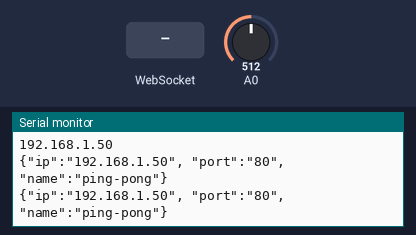
Bench run of a sketch on a simulated ESP8266 (NodeMCU). On the bench: the last lines printed to the serial monitor. The test bench sets the inputs (shaded band); at power-on: A0 = 512. WiFi joins after 1.5 s; servers stay silent unless stated.

Above: at 2.7 s.
2.8 s: WebSocket text "Game over" received
At 3.4 s:
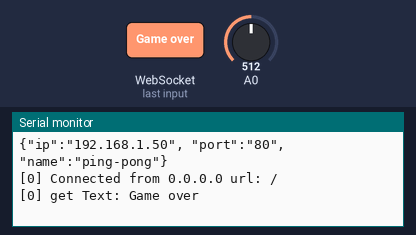
4.3 s: WebSocket text "#" received
At 5.5 s:
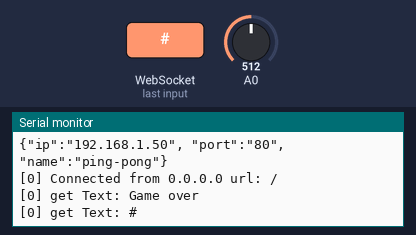
5.8 s: WebSocket text "5" received
At 6.9 s:
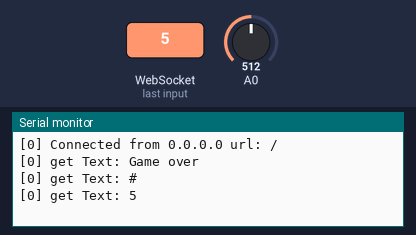

Measured:
- after the input at 2.8 s, the serial monitor: prints a new line at once (image 1)
- after the input at 4.3 s, the serial monitor: prints a new line at once (image 2)
- after the input at 5.8 s, the serial monitor: prints a new line at once (image 3)

The sketch:

ping_pong.ino
```cpp
/*
 * Lucas Berbesson for La Fabrique DIY
 *
 *
 */

#include <Arduino.h>

#include <ESP8266WiFi.h>
#include <ESP8266WiFiMulti.h>
#include <WebSocketsServer.h>
#include <ESP8266WebServer.h>
#include <ESP8266mDNS.h>
#include <Hash.h>
#include <DNSServer.h>
#include <ESP8266WebServer.h>
#include <WiFiManager.h>
#include <EEPROM.h>
#include "play.h"
WiFiUDP Udp;
char  replyPacekt[64] = "";
IPAddress ipBroadCast(255, 255, 255, 255);
unsigned int localUdpPort = 8000;
boolean sendUdpPacket = true;
int knockReading = 0;      // variable to store the value read from the sensor pin
const int knockSensor = A0; // the piezo is connected to analog pin 0
const int threshold = 15;  // threshold value to decide when the detected sound is a knock or not
int score = 0;
unsigned long last_bounce = 0;
boolean playing = false;
boolean firstBounce = true;
unsigned long previousMillis = 0;
#define USE_SERIAL Serial

ESP8266WiFiMulti WiFiMulti;

ESP8266WebServer server = ESP8266WebServer(80);
WebSocketsServer webSocket = WebSocketsServer(81);

void webSocketEvent(uint8_t num, WStype_t type, uint8_t * payload, size_t lenght) {

    switch(type) {
        case WStype_DISCONNECTED:
            USE_SERIAL.printf("[%u] Disconnected!\n", num);
            break;
        case WStype_CONNECTED: {
            IPAddress ip = webSocket.remoteIP(num);
            USE_SERIAL.printf("[%u] Connected from %d.%d.%d.%d url: %s\n", num, ip[0], ip[1], ip[2], ip[3], payload);

            // send message to client
            webSocket.sendTXT(num, "Ready!");
        }
            break;
        case WStype_TEXT:
            USE_SERIAL.printf("[%u] get Text: %s\n", num, payload);

            if(payload[0] == '#') {
                // we get RGB data

                // decode rgb data
                uint32_t rgb = (uint32_t) strtol((const char *) &payload[1], NULL, 16);

            }

            break;
    }

}

void setup() {
    USE_SERIAL.begin(115200);
     WiFiManager wifiManager;
    // wifiManager.resetSettings();
     wifiManager.autoConnect("Ping Pong");
     Serial.println("connected...yeey :)");
     Serial.println( WiFi.SSID().c_str());
     Serial.println(WiFi.psk().c_str());
    //String ssid1 = WiFi.SSID().c_str();
    wifiManager.setConfigPortalTimeout(180);

    // start webSocket server
     Udp.begin(localUdpPort);
    webSocket.begin();
    webSocket.onEvent(webSocketEvent);

    if(MDNS.begin("esp8266")) {
        USE_SERIAL.println("MDNS responder started");
        USE_SERIAL.println(WiFi.localIP());
    }
IPAddress myIP = WiFi.localIP();
    String myStr = String(myIP[0]) + "." +
                   String(myIP[1]) + "." +
                   String(myIP[2]) + "." +
                   String(myIP[3]);

  USE_SERIAL.println(myStr);
String msg = "{\"ip\":\"";
       msg+= myStr;
       msg+= "\", \"port\":\"80\", \"name\":\"ping-pong\"}";
 msg.toCharArray(replyPacekt, 64);
  USE_SERIAL.println(msg);
    // handle index
    server.on("/", []() {
        // send index.html
        String s = MAIN_page;
        server.send(200, "text/html", s);
    });
    server.begin();
    // Add service to MDNS
    MDNS.addService("http", "tcp", 80);
    MDNS.addService("ws", "tcp", 81);
}

void loop() {
  if(sendUdpPacket == true)
    {
      Udp.beginPacket(ipBroadCast, localUdpPort);
    Udp.write(replyPacekt);
    Udp.endPacket();
    USE_SERIAL.println(replyPacekt);
    sendUdpPacket = false;
    }
    webSocket.loop();
    server.handleClient();
    knockReading = analogRead(A0);
    delay(1);
    unsigned long currentMillis = millis();
    // No bounce during more than 2 seconds is GAME OVER
    if (currentMillis - last_bounce > 2000 && playing == true) {
      webSocket.sendTXT(0,"Game over");
      score = -1;
      playing=false;
      firstBounce = true;
      delay(50);
    }
    if ((knockReading >= threshold) && firstBounce == true)
       {
         score = score + 1;
      playing = true;
      last_bounce = millis();
      String thisString = String(score);
      webSocket.sendTXT(0,thisString);
      previousMillis = currentMillis;
      firstBounce = false;
      delay(50);
       }
    // If there is a bounce, send a message to websocket
    if ((knockReading >= threshold) && (currentMillis - previousMillis) > 300 && firstBounce == false) {
      score = score + 1;
      playing = true;
      last_bounce = millis();
      String thisString = String(score);
      webSocket.sendTXT(0,thisString);
      previousMillis = currentMillis;
      delay(50);
    }

}
```

play.h
```cpp
const char MAIN_page[] PROGMEM = R"=====(
  <!DOCTYPE html>
  <html>
    <head>
      <meta charset="utf-8">
      <title>Forever alone ping pong</title>
      <style media="screen">
        html {
          background-color:#000000;
        }
        #score {
          text-align: center;
          font-size: 4em;
          margin:0px 0px 0px 0px;
          font-family: sans-serif;
          color:white;

        }
        #score.game-over {
          font-size:4em;
        }
        #message {
          display:none;
          text-align: center;
          font-size: 4em;
          font-family: sans-serif;
          color:white;
          text-decoration: blink;
        }
        #message.active, #score.game-over {
          display:block;
          animation: blink-animation 1.5s steps(5, start) infinite;
          -webkit-animation: blink-animation 1.5s steps(5, start) infinite;
          margin:0px;
        }
        @keyframes blink-animation {
          to {
            visibility: hidden;
          }
        }
        @-webkit-keyframes blink-animation {
          to {
            visibility: hidden;
          }
        }
      </style>
    </head>
    <body>
      <h1 id="score">0</h1>
      <h2 id="message">GAME OVER</h2>
      <script src="https://ajax.googleapis.com/ajax/libs/jquery/3.2.1/jquery.min.js"></script>
      <script type="text/javascript">
      var connection = new WebSocket('ws://'+location.hostname+':81/', ['arduino']);
      connection.onmessage = function (e) {
        if (e.data === "Game over") {
           $("#score").addClass("game-over");
           $("#message").addClass("active");
        } else {
           $("#message").removeClass("active");
           $("#score").removeClass("game-over");
           $("#score").html(e.data);
         }
      };
      </script>
    </body>
  </html>
)=====";
```
